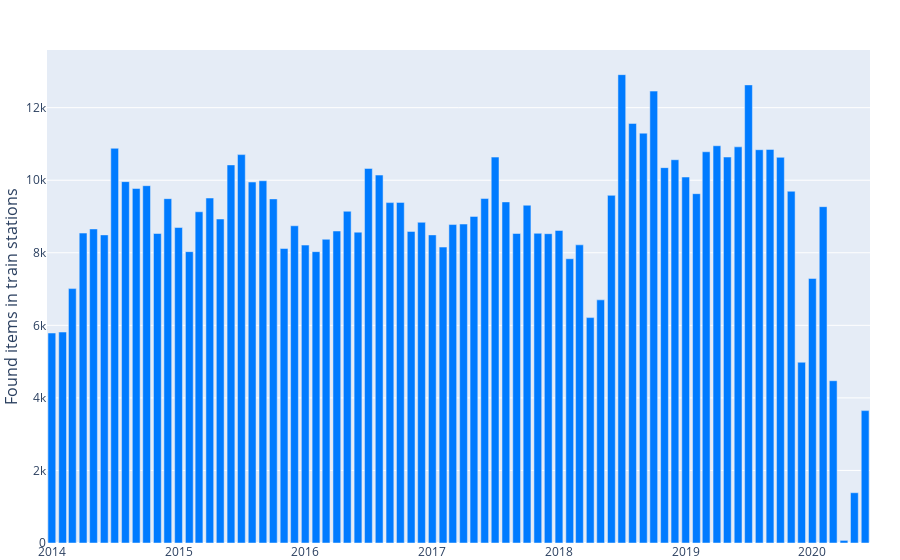

The cell this chart's notebook holds for it:
### Code cell
fig = go.Figure()
fig.add_trace(
    go.Bar(
        x=df_months.index,
        y=df_months, 
        hoverinfo="x+y",
        marker_color="#007bff",  
        name='Found items per month in train stations'
))

fig.update_layout(
    yaxis=dict(title="Found items in train stations", titlefont=dict(size=16)),
    margin={'l': 30, 'r': 30, 't': 50, 'b': 0},
)
